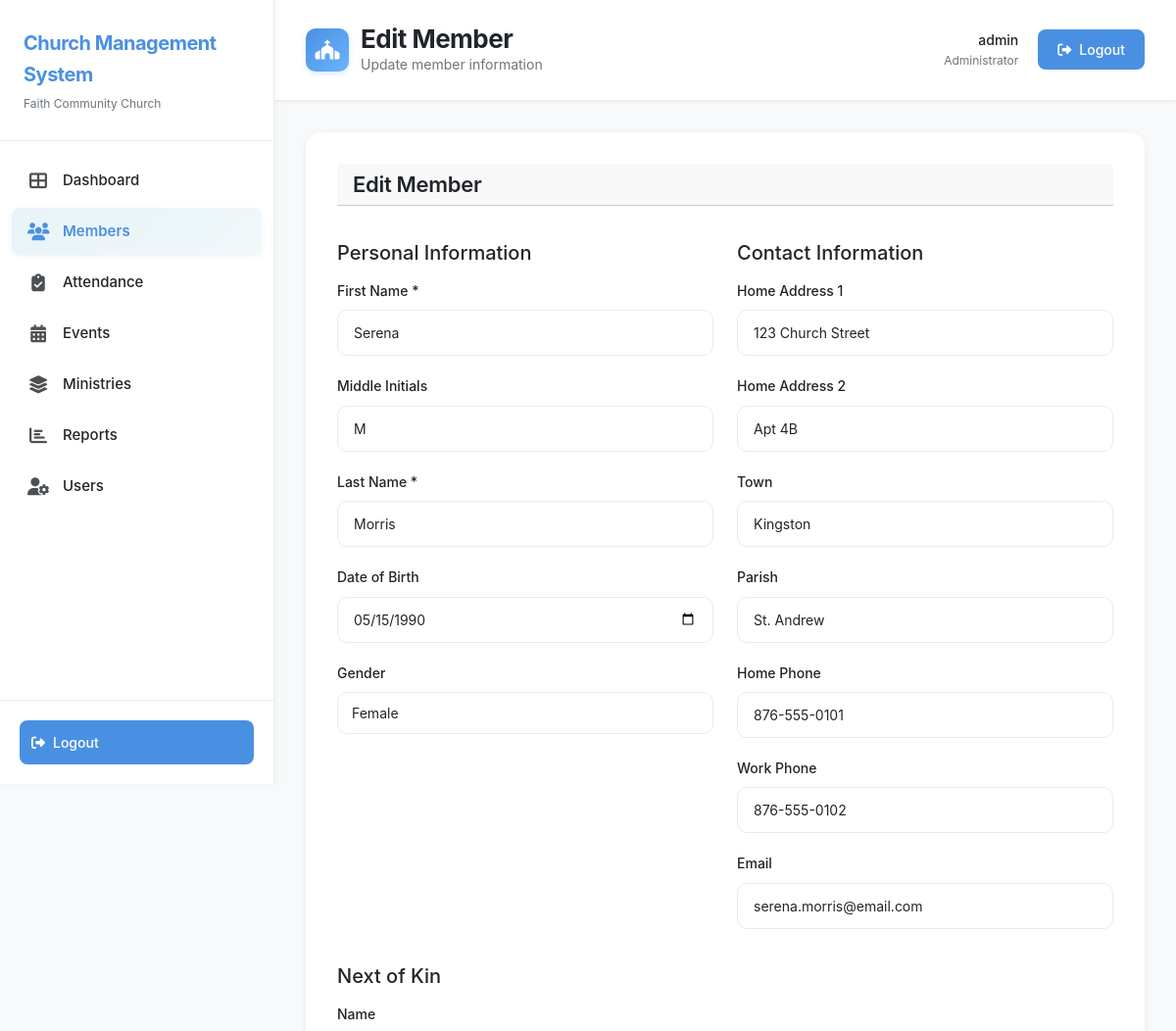
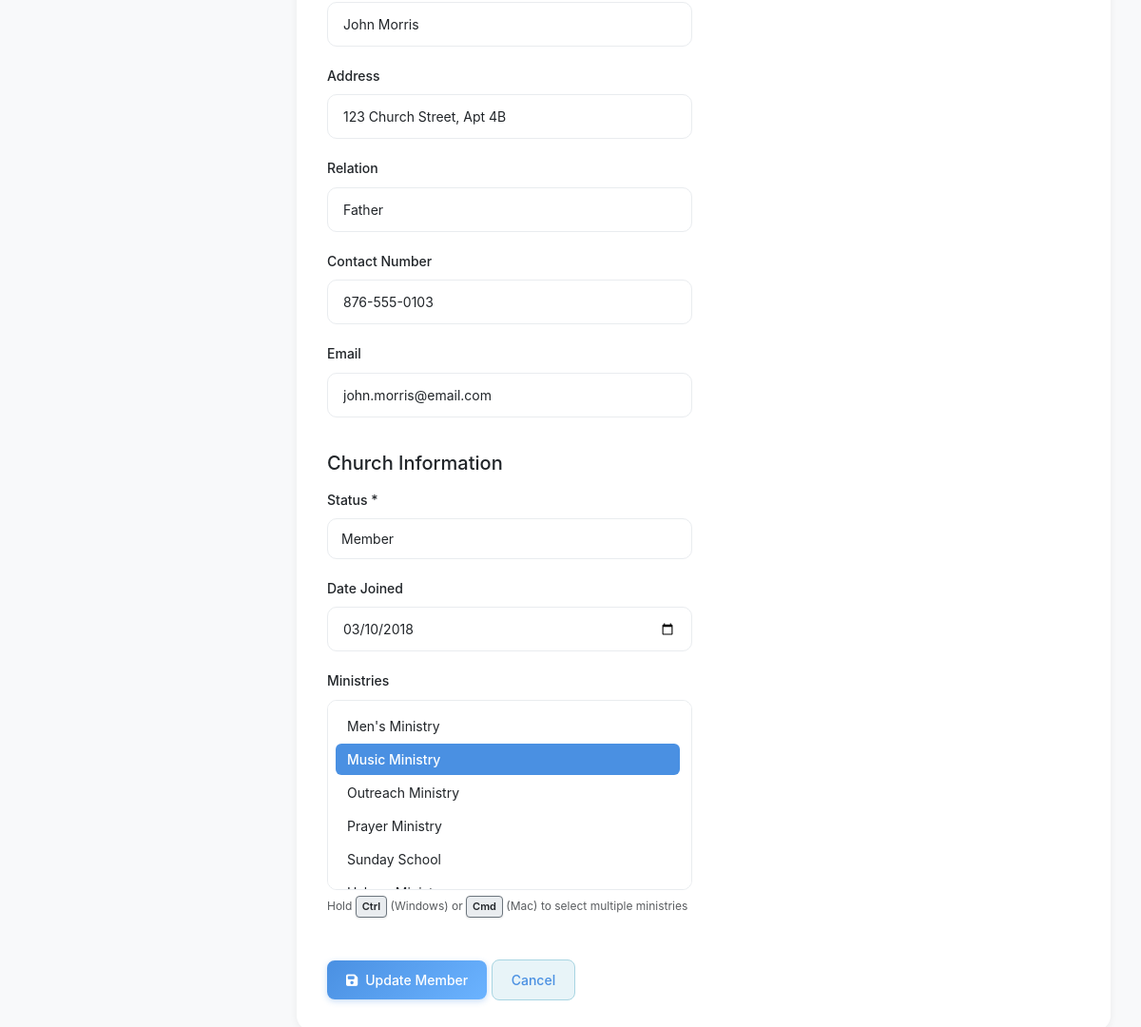
The page /members/edit.php?id=1 (signed in) on the database its author committed (2 pictures, top to bottom).
### tables this page shows
CREATE TABLE IF NOT EXISTS Members (
  mem_id INT AUTO_INCREMENT PRIMARY KEY,
  first_name VARCHAR(50) NOT NULL,
  middle_initials VARCHAR(10),
  last_name VARCHAR(50) NOT NULL,
  dob DATE,
  gender ENUM('Male','Female','Other'),
  home_address1 VARCHAR(100),
  home_address2 VARCHAR(100),
  town VARCHAR(50),
  parish VARCHAR(50),
  contact_home VARCHAR(20),
  contact_work VARCHAR(20),
  email VARCHAR(100) UNIQUE,
  next_of_kin_name VARCHAR(100),
  next_of_kin_address VARCHAR(150),
  next_of_kin_relation VARCHAR(50),
  next_of_kin_contact VARCHAR(20),
  next_of_kin_email VARCHAR(100),
  status ENUM('Member','Adherent','Visitor') DEFAULT 'Visitor',
  date_joined DATE,
  min_id VARCHAR(5),  
  passing_date DATE
);

### members/edit.php (the view, shortened to what this page needs)
<?php
$conn = getDBConnection();
$member_id = intval($_GET['id']);
$stmt = $conn->prepare("SELECT * FROM Members WHERE mem_id = ?");
$stmt->bind_param("i", $member_id);
$stmt->execute();
$result = $stmt->get_result();
$member = $result->fetch_assoc();
$stmt = $conn->prepare("SELECT ministry_id FROM Ministry_Members WHERE member_id = ?");
$stmt->bind_param("i", $member_id);
$stmt->execute();
$result = $stmt->get_result();
$member_ministries = [];
while ($row = $result->fetch_assoc()) {
    $member_ministries[] = $row['ministry_id'];
}
$ministriesResult = $conn->query("SELECT id, name FROM Ministries ORDER BY name");
$ministries = $ministriesResult->fetch_all(MYSQLI_ASSOC);
include __DIR__ . '/../includes/header.php';
?>
<div class="card">
    <div class="card-header">
        <h3 class="card-title">Edit Member</h3>
    </div>
    <form method="POST" action="" data-validate>
        <div class="row">
            <div class="col-md-6">
                <h5 class="mt-3 mb-3">Personal Information</h5>
                <div class="form-group">
                    <label class="form-label">First Name *</label>
                    <input type="text" class="form-control" name="first_name" value="<?php echo htmlspecialchars($member['first_name'] ?? ''); ?>" required>
                </div>
                <div class="form-group">
                    <label class="form-label">Middle Initials</label>
                    <input type="text" class="form-control" name="middle_initials" value="<?php echo htmlspecialchars($member['middle_initials'] ?? ''); ?>" maxlength="10">
                </div>
                <div class="form-group">
                    <label class="form-label">Last Name *</label>
                    <input type="text" class="form-control" name="last_name" value="<?php echo htmlspecialchars($member['last_name'] ?? ''); ?>" required>
                </div>
                <div class="form-group">
                    <label class="form-label">Date of Birth</label>
                    <input type="date" class="form-control" name="dob" value="<?php echo htmlspecialchars($member['dob'] ?? ''); ?>">
                </div>
                <div class="form-group">
                    <label class="form-label">Gender</label>
                    <select class="form-select" name="gender">
                        <option value="Female" <?php echo ($member['gender'] ?? '') === 'Female' ? 'selected' : ''; ?>>Female</option>
                    </select>
                </div>
            </div>
            <div class="col-md-6">
                <h5 class="mt-3 mb-3">Contact Information</h5>
                <div class="form-group">
                    <label class="form-label">Home Address 1</label>
                    <input type="text" class="form-control" name="home_address1" value="<?php echo htmlspecialchars($member['home_address1'] ?? ''); ?>">
                </div>
                <div class="form-group">
                    <label class="form-label">Home Address 2</label>
                    <input type="text" class="form-control" name="home_address2" value="<?php echo htmlspecialchars($member['home_address2'] ?? ''); ?>">
                </div>
                <div class="form-group">
                    <label class="form-label">Town</label>
                    <input type="text" class="form-control" name="town" value="<?php echo htmlspecialchars($member['town'] ?? ''); ?>">
                </div>
                <div class="form-group">
                    <label class="form-label">Parish</label>
                    <input type="text" class="form-control" name="parish" value="<?php echo htmlspecialchars($member['parish'] ?? ''); ?>">
                </div>
                <div class="form-group">
                    <label class="form-label">Home Phone</label>
                    <input type="tel" class="form-control" name="contact_home" value="<?php echo htmlspecialchars($member['contact_home'] ?? ''); ?>">
                </div>
                <div class="form-group">
                    <label class="form-label">Work Phone</label>
                    <input type="tel" class="form-control" name="contact_work" value="<?php echo htmlspecialchars($member['contact_work'] ?? ''); ?>">
                </div>
                <div class="form-group">
                    <label class="form-label">Email</label>
                    <input type="email" class="form-control" name="email" value="<?php echo htmlspecialchars($member['email'] ?? ''); ?>">
                </div>
            </div>
        </div>
        <div class="row mt-3">
            <div class="col-md-6">
                <h5 class="mb-3">Next of Kin</h5>
                <div class="form-group">
                    <label class="form-label">Name</label>
                    <input type="text" class="form-control" name="next_of_kin_name" value="<?php echo htmlspecialchars($member['next_of_kin_name'] ?? ''); ?>">
                </div>
                <div class="form-group">
                    <label class="form-label">Address</label>
                    <input type="text" class="form-control" name="next_of_kin_address" value="<?php echo htmlspecialchars($member['next_of_kin_address'] ?? ''); ?>">
                </div>
                <div class="form-group">
                    <label class="form-label">Relation</label>
                    <input type="text" class="form-control" name="next_of_kin_relation" value="<?php echo htmlspecialchars($member['next_of_kin_relation'] ?? ''); ?>">
                </div>
                <div class="form-group">
                    <label class="form-label">Contact Number</label>
                    <input type="tel" class="form-control" name="next_of_kin_contact" value="<?php echo htmlspecialchars($member['next_of_kin_contact'] ?? ''); ?>">
                </div>
                <div class="form-group">
                    <label class="form-label">Email</label>
                    <input type="email" class="form-control" name="next_of_kin_email" value="<?php echo htmlspecialchars($member['next_of_kin_email'] ?? ''); ?>">
                </div>
            </div>
        </div>
        <div class="row mt-3">
            <div class="col-md-6">
                <h5 class="mb-3">Church Information</h5>
                <div class="form-group">
                    <label class="form-label">Status *</label>
                    <select class="form-select" name="status" required>
                        <option value="Member" <?php echo ($member['status'] ?? '') === 'Member' ? 'selected' : ''; ?>>Member</option>
                    </select>
                </div>
                <div class="form-group">
                    <label class="form-label">Date Joined</label>
                    <input type="date" class="form-control" name="date_joined" value="<?php echo htmlspecialchars($member['date_joined'] ?? ''); ?>">
                </div>
                <div class="form-group">
                    <label class="form-label">Ministries</label>
                    <select class="form-select" name="ministries[]" multiple size="6">
                        <?php foreach ($ministries as $ministry): ?>
                            <option value="<?php echo $ministry['id']; ?>" <?php echo in_array($ministry['id'], $member_ministries) ? 'selected' : ''; ?>>
                                <?php echo htmlspecialchars($ministry['name']); ?>
                            </option>
                        <?php endforeach; ?>
                    </select>
                    <small class="form-text text-muted" style="display: block; margin-top: 6px; font-size: 12px;">
                        Hold <kbd>Ctrl</kbd> (Windows) or <kbd>Cmd</kbd> (Mac) to select multiple ministries
                    </small>
                </div>
            </div>
        </div>
        <div class="mt-4">
            <button type="submit" class="btn btn-primary">
                <i class="fas fa-save"></i>
                Update Member
            </button>
            <a href="<?php echo BASE_URL; ?>members/view.php?id=<?php echo $member_id; ?>" class="btn btn-secondary">
                Cancel
            </a>
        </div>
    </form>
</div>
<?php include __DIR__ . '/../includes/footer.php'; ?>

### assets/css/style.css (style rules this page uses)
:root { --pastel-blue: #A8D5E2; --pastel-blue-dark: #7BB3C7; --pastel-blue-light: #E8F4F8; --pastel-blue-lighter: #F0F8FA; --blue-primary: #4A90E2; --blue-primary-light: #6BB3FF; --blue-primary-dark: #357ABD; --white: #FFFFFF; --gray-light: #F8F9FA; --gray-medium: #E9ECEF; --gray-dark: #6C757D; --text-dark: #212529; --text-light: #6C757D; --success: #4A90E2; --warning: #6BB3FF; --danger: #DC3545; --info: #4A90E2; }
* { margin: 0; padding: 0; box-sizing: border-box; }
html { overflow-x: hidden; max-width: 100vw; }
body { font-family: -apple-system, BlinkMacSystemFont, 'Segoe UI', Roboto, 'Helvetica Neue', Arial, sans-serif; background-color: var(--gray-light); color: var(--text-dark); line-height: 1.6; -webkit-font-smoothing: antialiased; -moz-osx-font-smoothing: grayscale; overflow-x: hidden; max-width: 100vw; }
.card { background: var(--white); border-radius: 16px; padding: 32px; margin-bottom: 24px; border: none; box-shadow: 0 2px 8px rgba(0, 0, 0, 0.06); transition: all 0.3s ease; }
.card-header { display: flex; justify-content: space-between; align-items: center; margin-bottom: 20px; }
.card-title { font-size: 22px; font-weight: 600; color: var(--text-dark); margin: 0; letter-spacing: -0.3px; }
.btn { padding: 10px 20px; border-radius: 8px; font-size: 14px; font-weight: 500; border: none; cursor: pointer; transition: all 0.2s; display: inline-flex; align-items: center; gap: 8px; }
.btn-primary { background: linear-gradient(135deg, var(--blue-primary) 0%, var(--blue-primary-light) 100%); color: var(--white); border: none; box-shadow: 0 2px 6px rgba(74, 144, 226, 0.3); font-weight: 500; }
.btn-secondary { background: var(--pastel-blue-light); color: var(--blue-primary); border: 1px solid var(--pastel-blue); }
.form-group { margin-bottom: 20px; }
.form-label { display: block; margin-bottom: 8px; font-weight: 500; color: var(--text-dark); font-size: 14px; }
.form-control { width: 100%; padding: 12px 16px; border: 1.5px solid var(--gray-medium); border-radius: 10px; font-size: 14px; transition: all 0.2s; background: var(--white); }
.form-select { width: 100%; padding: 10px 14px; border: 1.5px solid var(--gray-medium); border-radius: 10px; font-size: 14px; background: var(--white); transition: all 0.2s; color: var(--text-dark); }
.form-select[multiple] { padding: 8px; min-height: 120px; max-height: 200px; overflow-y: auto; }
.form-select[multiple] option { padding: 8px 12px; margin: 2px 0; border-radius: 6px; cursor: pointer; transition: background-color 0.2s; }
.form-select[multiple] option:checked { background-color: var(--blue-primary); color: var(--white); font-weight: 500; }
.form-text { display: block; margin-top: 6px; font-size: 12px; color: var(--text-light); }
.form-text kbd { display: inline-block; padding: 2px 6px; font-size: 11px; font-weight: 600; color: var(--text-dark); background-color: var(--gray-medium); border: 1px solid var(--gray-dark); border-radius: 4px; box-shadow: 0 1px 2px rgba(0, 0, 0, 0.1); font-family: -apple-system, BlinkMacSystemFont, 'Segoe UI', Roboto, monospace; }
.mt-3 { margin-top: 24px; }
.mt-4 { margin-top: 32px; }
.mb-3 { margin-bottom: 24px; }

### rows shown on the page
members: first_name "Serena", middle_initials "M", last_name "Morris", dob "05/15/1990", gender "Female", home_address1 "123 Church Street", home_address2 "Apt 4B", town "Kingston", parish "St. Andrew", contact_home "876-555-0101", contact_work "876-555-0102", email "serena.morris@email.com", next_of_kin_name "John Morris", next_of_kin_address "123 Church Street, Apt 4B", next_of_kin_relation "Father", next_of_kin_contact "876-555-0103", next_of_kin_email "john.morris@email.com", status "Member", date_joined "03/10/2018"

### other values the page prints
$pageTitle "Edit Member"
$pageSubtitle "Update member information"
$_SESSION['username'] "admin"
$_SESSION['role_name'] "Administrator"
form field value "Men's Ministry / Music Ministry ☑ / Outreach Ministry / Prayer Ministry / Sunday School"
